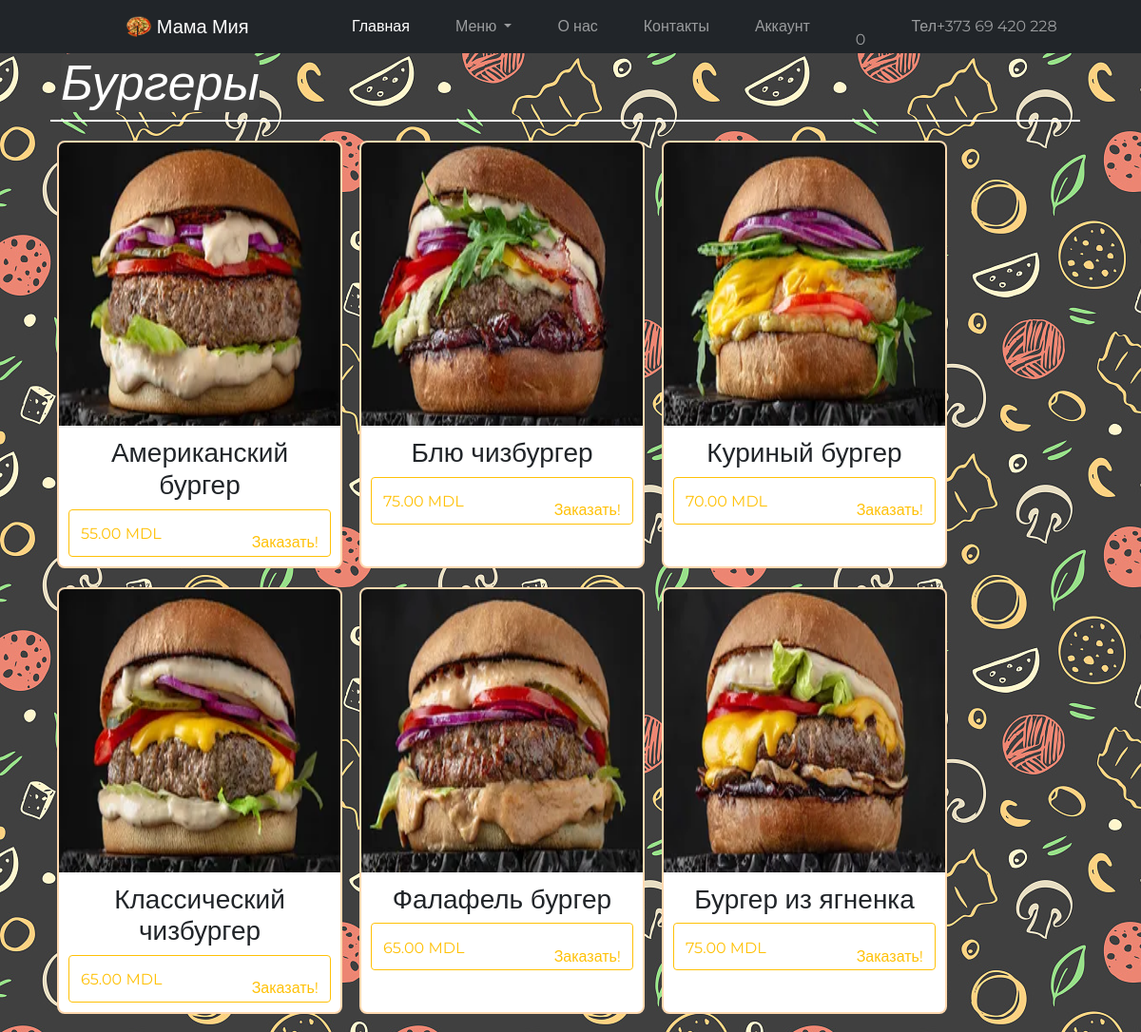
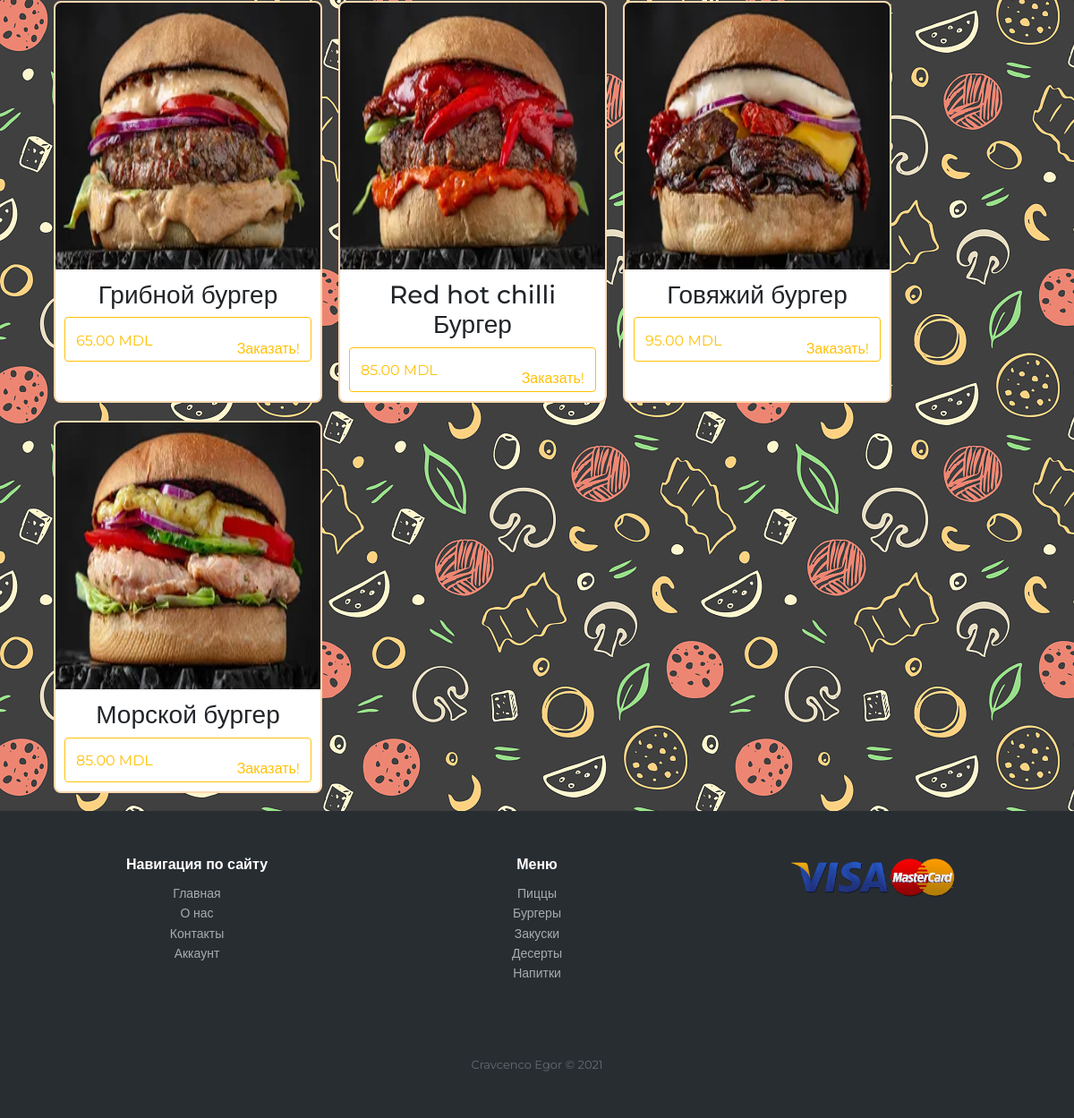
The app's page /pages/menu/burgers.php with its own data (2 pictures, top to bottom).
### tables this page shows
CREATE TABLE `catalog` (
  `id` int NOT NULL,
  `product_name` varchar(30) NOT NULL,
  `image` text NOT NULL,
  `price` int NOT NULL,
  `category` varchar(30) NOT NULL
);

### pages/menu/burgers.php (the view, shortened to what this page needs)
<?php require  $_SERVER["DOCUMENT_ROOT"] . "/includes/connect.php";
?>
<!DOCTYPE html>
<html lang="en">
<head>
   <link rel="stylesheet" href="/css/styles.css">
   <link rel="stylesheet" href="https://maxst.icons8.com/vue-static/landings/line-awesome/line-awesome/1.3.0/css/line-awesome.min.css">
   <link rel="stylesheet" href="/css/bootstrap.min.css">
   <link rel="stylesheet" href="/css/owl.carousel.css">
</head>
<body>
   <?php require_once $_SERVER["DOCUMENT_ROOT"] . "/includes/header.php" ?>
   <div class="content">
      <section id="best-dishes" class="menu">
         <div class="container">
            <div class="menu-title d-flex">
               <h2 class="menu-name"><i>Бургеры</i></h2>
            </div>
            <div class="dishes d-flex">
               <?php
               $products = mysqli_query($connect, "SELECT * FROM `catalog` WHERE `category` = 2 ");
               $products = mysqli_fetch_all($products);
               foreach ($products as $product) {
                  $id = $product[0];
               ?>
                  <div class="product">
                     <img src="/img/burgers/<?= $product[2] ?>" alt="">
                     <div class="product-details">
                        <h3 class="product-title"><?= $product[1] ?></h3>
                        <button data-id="<?= $id ?>" type="button" class="product-btn btn btn-outline-warning">
                           <p class="product-price"><?= $product[3] ?>.00 MDL</p>
                           <p class="product-order">Заказать! <i class="las la-shopping-cart"></i></p>
                        </button>
                     </div>
                  </div>
               <?php
               }
               ?>
            </div>
         </div>
      </section>
   </div>
   <?php require_once $_SERVER["DOCUMENT_ROOT"] . "/includes/footer.php" ?>
</body>
</html>

### includes/header.php (shortened to what this page needs)
<nav class="navbar navbar-expand-lg navbar-dark bg-dark">
   <div class="container-fluid">
      <a class="navbar-brand" href="/">
         <img src="/img/pizza_istoriya.png" alt="" width="30" height="24" class="d-inline-block align-text-top">
         Мама Мия
      </a>
      <div class="collapse navbar-collapse" id="navbarSupportedContent">
         <ul class="navbar-nav">
            <li class="nav-item">
               <a class="nav-link active" aria-current="page" href="/">Главная</a>
            </li>
            <li class="nav-item dropdown">
               <a class="nav-link dropdown-toggle" href="#" id="navbarDropdown" role="button" data-bs-toggle="dropdown" aria-expanded="false">
                  Меню
               </a>
            </li>
            <li class="nav-item"><a class="nav-link" href="/pages/about_us.php">О нас</a></li>
            <li class="nav-item"><a class="nav-link" href="/pages/contact_us.php">Контакты</a></li>
            <li class="nav-item"><a class="nav-link" href="/pages/<?php
                                                                  if (!isset($_SESSION['user'])) {
                                                                  ?>login.php" <?php
                                                                              } else {
                                                                                 if ($_SESSION['user']['id'] == '1') {
                                                                                 ?>admin.php" <?php
                                                                                             } else {
                                                                                                ?>account.php" <?php
                                                                                                            } ?> <?php
                                                                                                               }
                                                                                                                  ?>>Аккаунт</a></li>
            <li class="nav-item" id="cart"><a class="nav-link" href="/pages/cart.php"><i class="las la-shopping-cart"></i><span id="cart-item"><?= $_SESSION['qty'] ? $_SESSION['qty'] : '0' ?> </span></a></li>
            <li class="nav-item" id="phone"><a class="nav-link" href="#">Тел<span>+373 69 420 228</span></a></li>
         </ul>
      </div>
   </div>
</nav>

### includes/footer.php
<div class="footer-dark">
   <footer>
      <div class="container">
         <div class="row">
            <div class="col-sm-6 col-md-3 item">
               <h3>Навигация по сайту</h3>
               <ul>
                  <li><a href="/">Главная</a></li>
                  <li><a href="/pages/about_us.php">О нас</a></li>
                  <li><a href="/pages/contact_us.php">Контакты</a></li>
                  <li><a href="/pages/login.php">Аккаунт</a></li>
               </ul>
            </div>
            <div class="col-sm-6 col-md-3 item">
               <h3>Меню</h3>
               <ul>
                  <li><a href="/pages/menu/pizza.php">Пиццы</a></li>
                  <li><a href="/pages/menu/burgers.php">Бургеры</a></li>
                  <li><a href="/pages/menu/snacks.php">Закуски</a></li>
                  <li><a href="/pages/menu/deserts.php">Десерты</a></li>
                  <li><a href="/pages/menu/drinks.php">Напитки</a></li>
               </ul>
            </div>
            <div class="col-md-3 item">
               <img src="/img/visa.png" width="200px" height="50px" alt="">
            </div>
         </div>
         <p class="copyright">Cravcenco Egor © 2021</p>
      </div>
   </footer>
</div>

### css/styles.css (style rules this page uses)
:root { --navbar-bg-color: hsl(0, 0%, 15%); --navbar-text-color: hsl(0, 0%, 85%); --navbar-text-color-focus: white; --navbar-bg-contrast: hsl(0, 0%, 25%); }
* { box-sizing: border-box; margin: 0; padding: 0; font-family: "Montserrat", sans-serif; }
body { height: 100vh; font-family: Arial, Helvetica, sans-serif; line-height: 1.6; }
.navbar-expand-lg .navbar-collapse { display: flex !important; flex-basis: auto; justify-content: space-around !important; }
.navbar-brand { padding-top: 0.3125rem; padding-bottom: 0.3125rem; margin-right: 0 !important; font-size: 1.25rem; text-decoration: none; white-space: nowrap; margin-left: 10% !important; }
.navbar-expand-lg .navbar-nav .nav-link { padding-right: 0.5rem; padding-left: 2.5rem !important; }
#cart a { height: 40px; }
.item { text-align: center; vertical-align: auto; margin-left: auto; margin-right: auto; margin: 5% auto; color: white; background-size: cover; }
.content { background-image: url(/img/back-black.jpg); }
#best-dishes .container { margin-top: auto; margin-bottom: auto; }
.dishes { justify-content: space-around; }
.product { border: 2px solid #ffd9b0; border-radius: 8px; overflow: hidden; width: 300px; background-color: white; }
.product img { width: 300px; height: 300px; margin: auto; border-bottom: 2px solid #f2f2f2; }
.product-details { padding: 10px; }
.product-title { text-align: center; }
.product-price { float: left; margin-top: 3%; }
.product-order { float: right; margin-top: 1%; }
.product-btn { width: 100%; height: 50px; }
.menu-title { text-align: left; margin-left: 1%; border-bottom: 2px solid rgba(255, 255, 255, 1); margin-bottom: 20px; width: 97%; justify-content: space-between; }
.menu-title h2 { margin-left: 1%; }
.menu-name { color: white; font-weight: 700; background-color: #424242; border-radius: 10px; }
.footer-dark { padding: 50px 0; color: #f0f9ff; background-color: #282d32; }
.footer-dark h3 { margin-top: 0; margin-bottom: 12px; font-weight: bold; font-size: 16px; }
.footer-dark ul { padding: 0; list-style: none; line-height: 1.6; font-size: 14px; margin-bottom: 0; }
.footer-dark ul a { color: inherit; text-decoration: none; opacity: 0.6; }
.footer-dark .copyright { text-align: center; padding-top: 24px; opacity: 0.3; font-size: 13px; margin-bottom: 0; }
#best-dishes .menu-name { font-weight: 500; font-size: 52px; color: white; }
.menu .dishes { flex-wrap: wrap; justify-content: start !important; }
.menu .product { margin-bottom: 20px; margin-left: 18px; }

### records on screen
catalog: image (picture), product_name "Американский бургер", price "55"
catalog: image (picture), product_name "Блю чизбургер", price "75"
catalog: image (picture), product_name "Куриный бургер", price "70"
catalog: image (picture), product_name "Классический чизбургер", price "65"
catalog: image (picture), product_name "Фалафель бургер", price "65"
catalog: image (picture), product_name "Бургер из ягненка", price "75"
catalog: image (picture), product_name "Грибной бургер", price "65"
catalog: image (picture), product_name "Red hot chilli Бургер", price "85"
catalog: image (picture), product_name "Говяжий бургер", price "95"
catalog: image (picture), product_name "Морской бургер", price "85"
